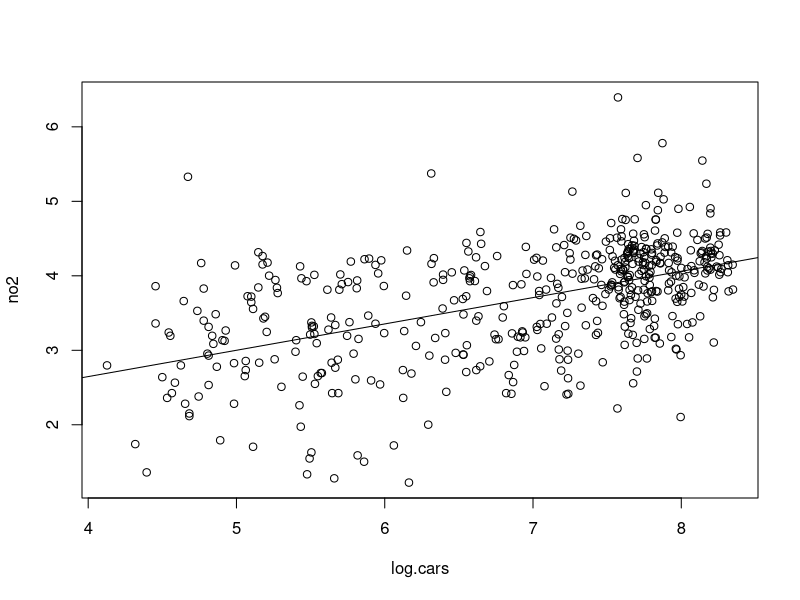
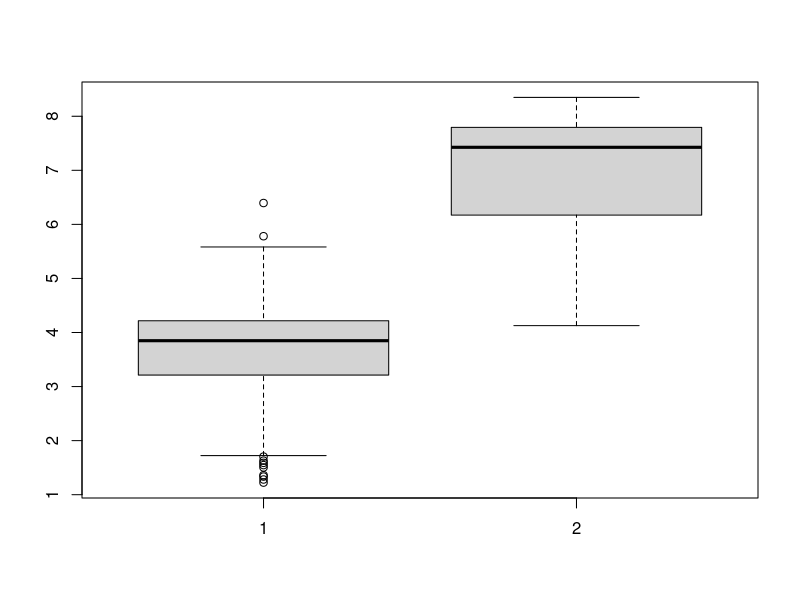
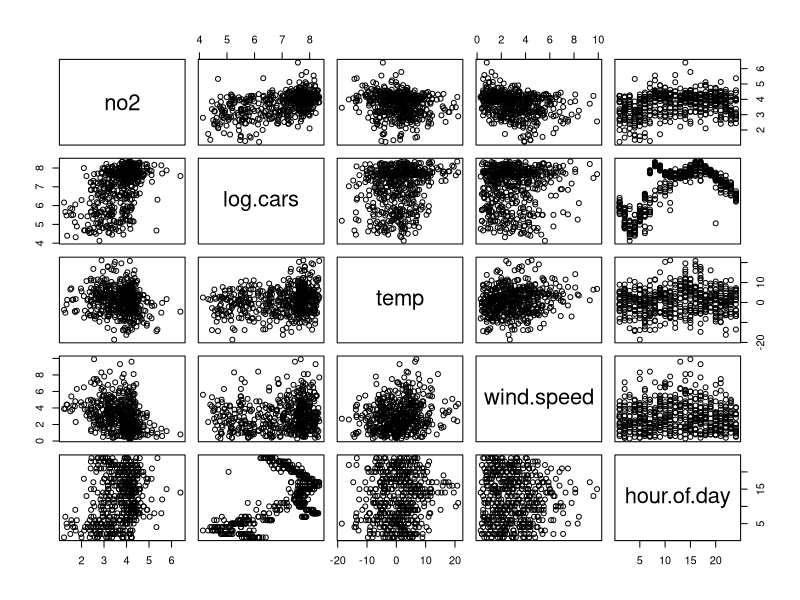

Source code (R) for these figures, in order:
#load in data
no2data <- read.table("no2.txt",sep="\t",header=TRUE)

#make data available outside no2data and cirrhosis
attach(no2data)
plot(log.cars,no2)

#make a linear fit to the plot
linfit=lm(no2~log.cars)

#make the line appear on the plot
abline(linfit)

#study the linear fit
summary(linfit)

#make a boxplot
boxplot(no2,log.cars)

#Test the correlation between no2 and log.cars
cor.test(no2,log.cars)

#Plot all the data
plot(no2data)

#Correlations between all variables
cor(no2data)

#Make a terrible multiple regression model
multireg3 = lm(no2~log.cars+temp+wind.speed+hour.of.day+log(wind.speed)+log(hour.of.day) +I(log.cars^2)+I(temp^2)+I(wind.speed^2)+I(hour.of.day^2)+I(log(wind.speed)^2)+I(log(hour.of.day)^2))
#Has adjusted R^2=0.4983

#Remove obviously useless terms
multireg4 = lm(no2~log.cars+temp+wind.speed+hour.of.day+log(wind.speed)+log(hour.of.day) +I(log.cars^2)+I(temp^2)+I(log(wind.speed)^2)+I(log(hour.of.day)^2))
#Has adjusted R^2=0.5003

#Remove more useless terms
multireg5 = lm(no2~temp+wind.speed+hour.of.day+log(wind.speed)+log(hour.of.day) +I(log.cars^2)+I(log(wind.speed)^2)+I(log(hour.of.day)^2))
#Has adjusted R^2=0.5004

#Try removing even more terms
multireg6 = lm(no2~temp+wind.speed+log(wind.speed)+I(log.cars^2)+I(log(wind.speed)^2)+I(log(hour.of.day)^2))
#Has adjusted R^2=0.4968

#R has started going down. Can still remove more terms
multireg7 = lm(no2~temp+wind.speed+log(wind.speed)+I(log.cars^2)+I(log(wind.speed)^2))
#Has adjusted R^2=0.4899

#Keep removing
multireg8 = lm(no2~temp+log(wind.speed)+I(log.cars^2)+I(log(wind.speed)^2))
#Adj R^2=0.4804

#Continue
multireg9 = lm(no2~temp+log(wind.speed)+I(log.cars^2))
#Adj R^2=0.4791

